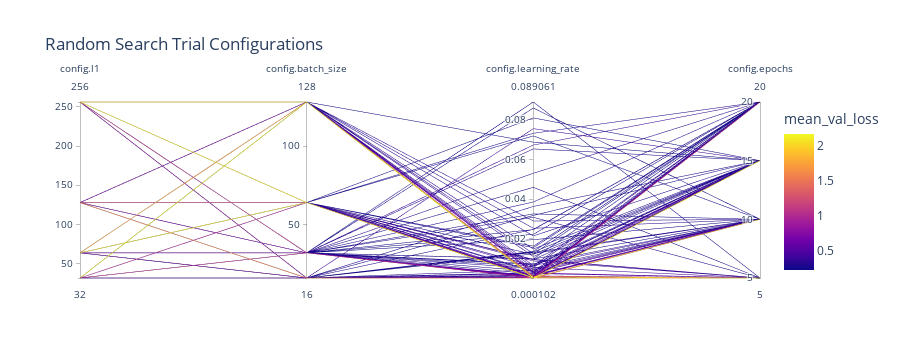

Notebook cell for this chart:
### Markdown cell above
<div style="display: flex; justify-content: space-between; align-items: center; width: 100%;">
    <span style="color: #ff6900; font-size: 25px; font-weight: bold;">Tested Configurations Overview</span>
    <span style="text-align: right; font-size: 12px;">Lena Hammerer | Luisa Ibele | Hanna Steinwender</span>
</div>

- **Random Search** provides a big picture perspective across the whole search space.

### Code cell
fig = px.parallel_coordinates(df_flat_e7_log, color="mean_val_loss",
                              title='Random Search Trial Configurations',
                              dimensions=['config.l1', 'config.batch_size', 'config.learning_rate',
                                          'config.epochs'], width=900)
fig.show()
